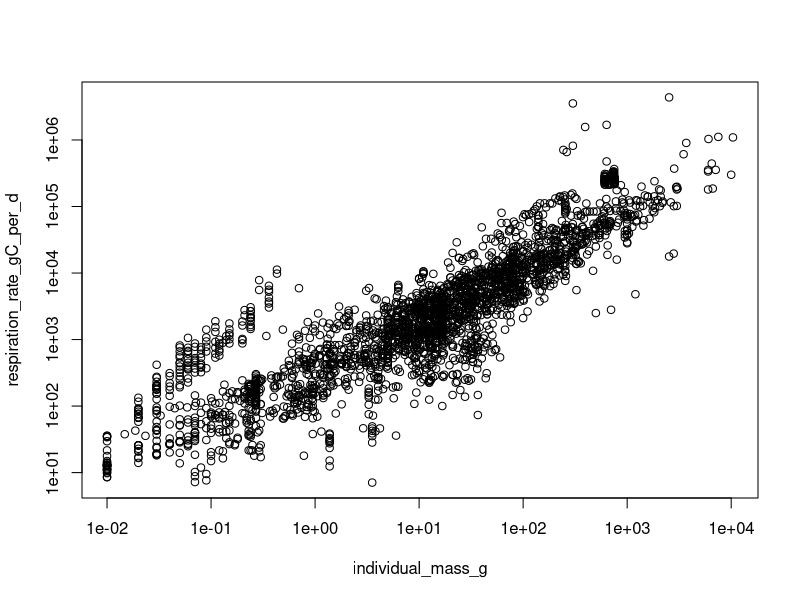
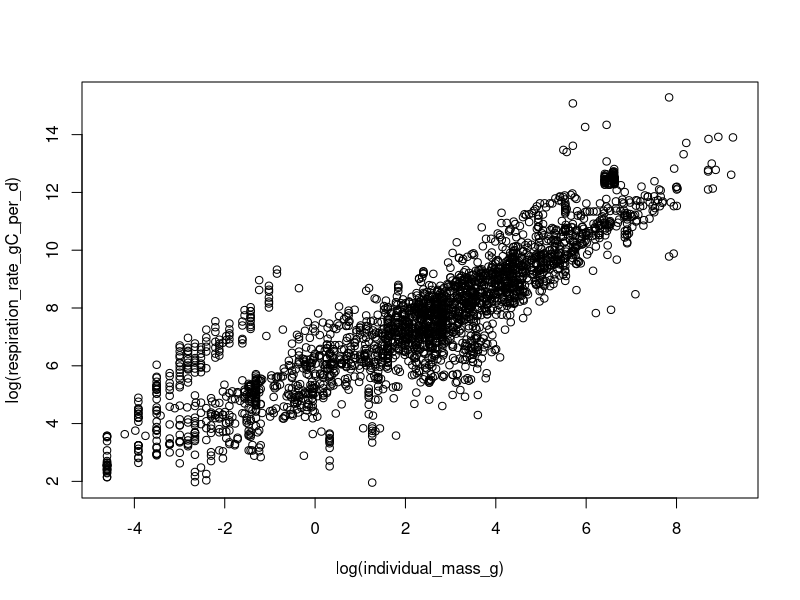
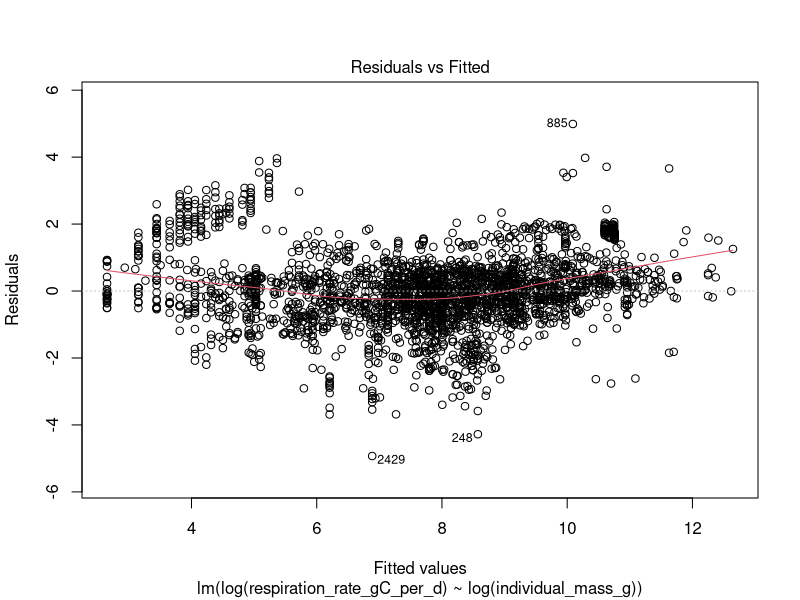
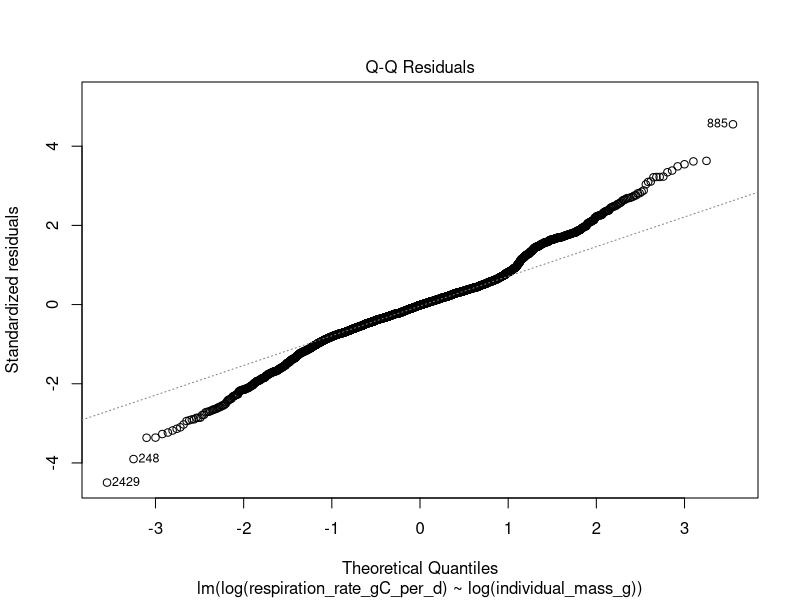
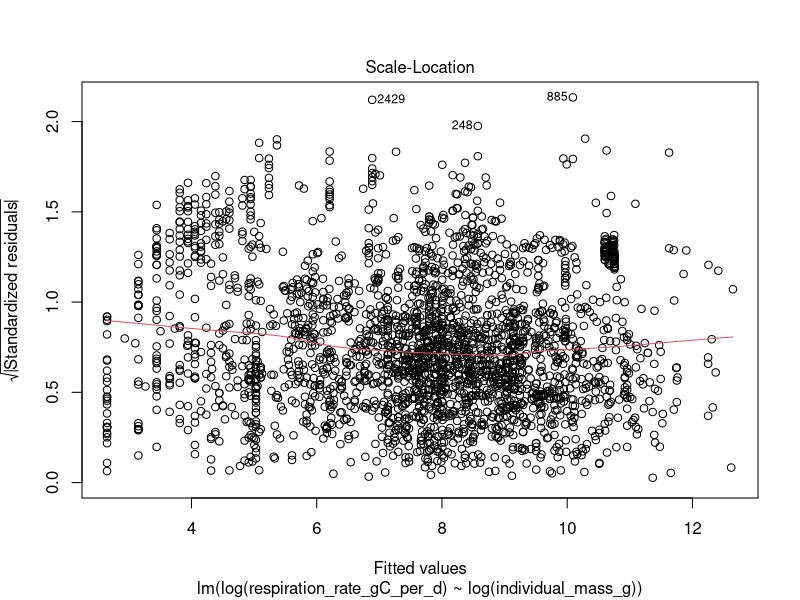
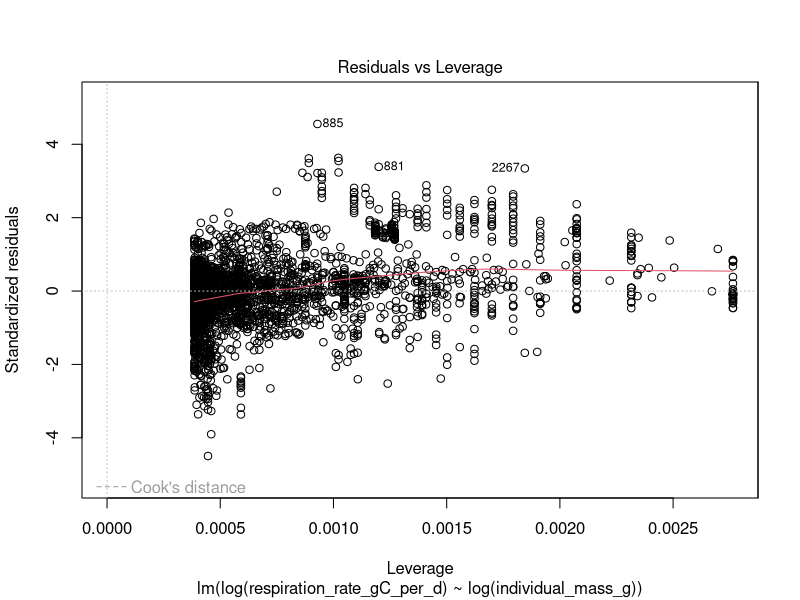
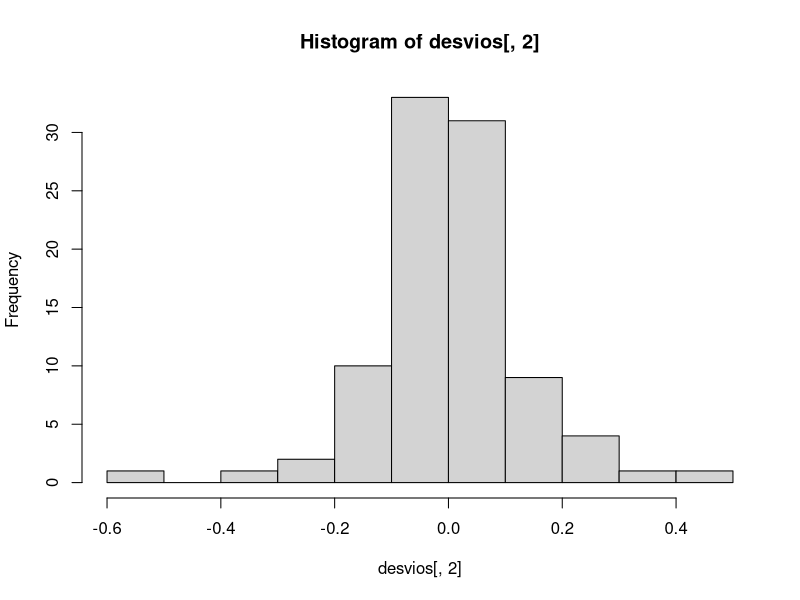
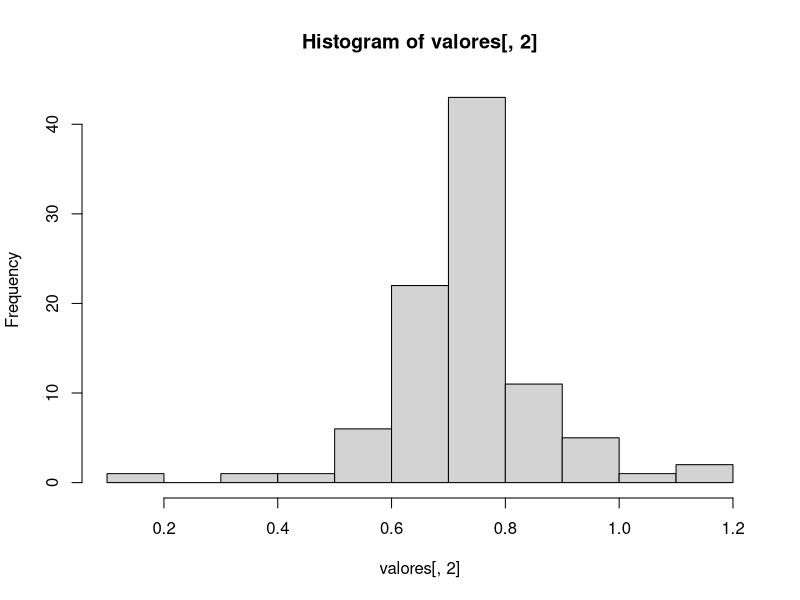

Reproduce these figures in R, in order.
resp  <-  read.csv('data/data.csv', header = TRUE, stringsAsFactors = FALSE)
names(resp)[3]  <-  'mass_specific_respiration_rate_gC_per_d_g'
resp$respiration_rate_gC_per_d  <-  resp$mass_specific_respiration_rate_gC_per_d_g * resp$individual_mass_g

plot(respiration_rate_gC_per_d ~ individual_mass_g, data = resp, log = "xy")
plot(log(respiration_rate_gC_per_d) ~ log(individual_mass_g), data = resp)

model  <-  lm(log(respiration_rate_gC_per_d) ~ log(individual_mass_g), data = resp)
summary(model)
plot(model)

library(lme4)
model_lmer  <-  lmer(log(respiration_rate_gC_per_d) ~ log(individual_mass_g) + (log(individual_mass_g) | family), data = resp)
summary(model_lmer)
desvios  <-  ranef(model_lmer)$family
hist(desvios[, 2])
valores  <-  coef(model_lmer)$family
hist(valores[, 2])
fixos   <-  fixef(model_lmer)
ranges  <-  range(log(resp$individual_mass_g))
preds   <-  fixos['(Intercept)'] + fixos['log(individual_mass_g)'] * ranges

plot(log(respiration_rate_gC_per_d) ~ log(individual_mass_g), data = resp)

for (i in 1:nrow(valores)) {
    ranges_i  <-  range(log(resp$individual_mass_g[resp$family == rownames(valores)[i]]))
    preds_i   <-  valores[i, '(Intercept)'] + valores[i, 'log(individual_mass_g)'] * ranges_i
    lines(ranges_i, preds_i, col = 'dodgerblue2', lwd = 0.8, lty = 2)
}
lines(ranges, preds, col = 'tomato', lwd = 3, lty = 2)
